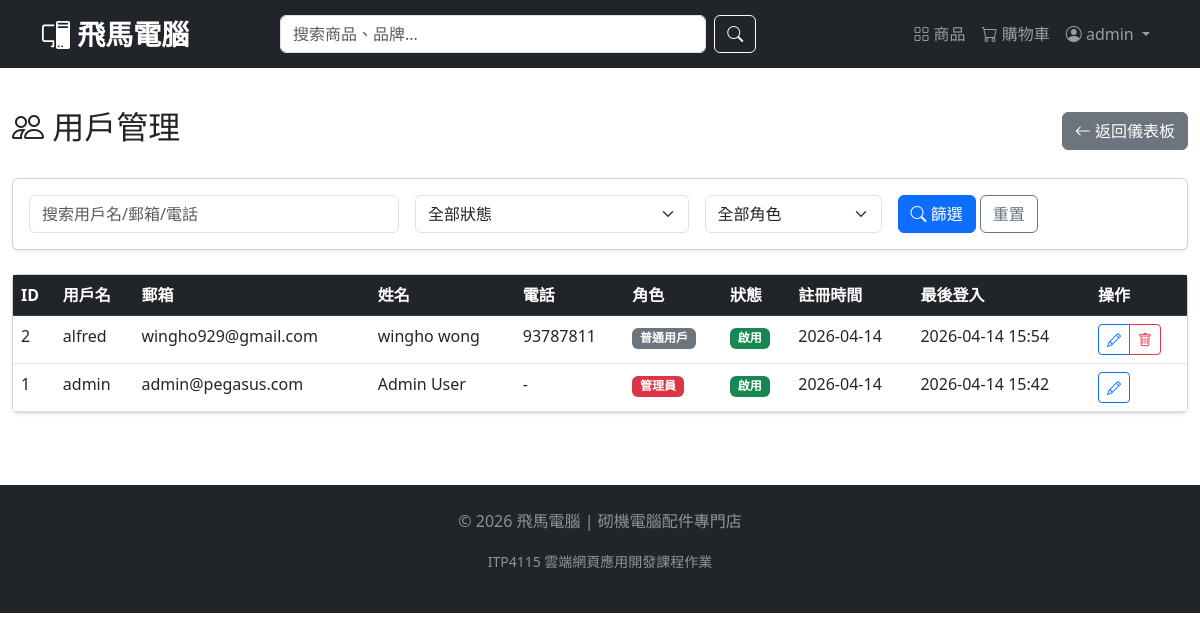
/admin/users (signed in), run on an earlier commit of the app's database.
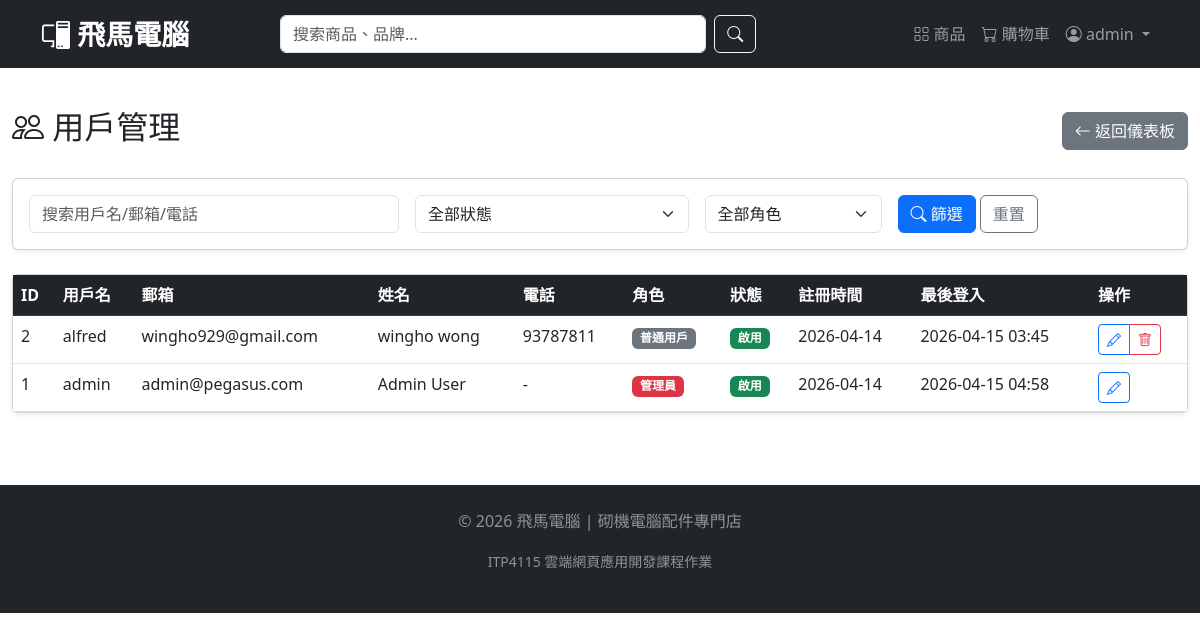
And on a later commit of the database.
### models.py (models this page shows, shortened)
class User(db.Model, UserMixin):
    __tablename__ = 'users'
    id = db.Column(db.Integer, primary_key=True)
    username = db.Column(db.String(80), unique=True, nullable=False)
    email = db.Column(db.String(120), unique=True, nullable=False)
    password_hash = db.Column(db.String(128), nullable=False)
    first_name = db.Column(db.String(50))
    last_name = db.Column(db.String(50))
    phone = db.Column(db.String(20))
    address = db.Column(db.String(200))
    is_admin = db.Column(db.Boolean, default=False)
    created_at = db.Column(db.DateTime, default=datetime.utcnow)
    last_login = db.Column(db.DateTime)
    login_count = db.Column(db.Integer, default=0)
    is_active = db.Column(db.Boolean, default=True)
    orders = db.relationship('Order', backref='user', lazy=True, cascade='all, delete-orphan')
    reviews = db.relationship('Review', backref='user', lazy=True, cascade='all, delete-orphan')

### admin.py (the view)
    def wrapper(*args, **kwargs):
        if not current_user.is_authenticated or not current_user.is_admin:
            flash('需要管理员权限', 'danger')
            return redirect(url_for('index'))
        return func(*args, **kwargs)

### admin.py (called while the page is built)
def admin_required(func):
    def wrapper(*args, **kwargs):
        if not current_user.is_authenticated or not current_user.is_admin:
            flash('需要管理员权限', 'danger')
            return redirect(url_for('index'))
        return func(*args, **kwargs)
    wrapper.__name__ = func.__name__
    return wrapper

### app.py (called while the page is built)
@login_manager.user_loader
def load_user(user_id):
    return User.query.get(int(user_id))

### templates/admin/users.html (shortened to what the changed rows need)
{% extends "base.html" %}
{% block content %}
<div class="container-fluid py-4">
    <div class="row">
        <div class="col-12">
            <div class="d-flex justify-content-between align-items-center mb-4">
                <h2><i class="bi bi-people"></i> 用戶管理</h2>
            </div>
            <div class="card shadow-sm">
                <div class="card-body p-0">
                    <div class="table-responsive">
                        <table class="table table-hover mb-0">
                            <thead class="table-dark">
                                <tr>
                                    <th>ID</th>
                                    <th>用戶名</th>
                                    <th>郵箱</th>
                                    <th>姓名</th>
                                    <th>電話</th>
                                    <th>角色</th>
                                    <th>狀態</th>
                                    <th>註冊時間</th>
                                    <th>最後登入</th>
                                    <th>操作</th>
                                </tr>
                            </thead>
                            <tbody>
                                {% for user in users %}
                                <tr>
                                    <td>{{ user.id }}</td>
                                    <td>{{ user.username }}</td>
                                    <td>{{ user.email }}</td>
                                    <td>{{ user.first_name }} {{ user.last_name }}</td>
                                    <td>{{ user.phone or '-' }}</td>
                                    <td>
                                        {% if user.is_admin %}
                                            <span class="badge bg-danger">管理員</span>
                                        {% else %}
                                            <span class="badge bg-secondary">普通用戶</span>
                                        {% endif %}
                                    </td>
                                    <td>
                                        {% if user.is_active %}
                                            <span class="badge bg-success">啟用</span>
                                        {% else %}
                                            <span class="badge bg-danger">禁用</span>
                                        {% endif %}
                                    </td>
                                    <td>{{ user.created_at.strftime('%Y-%m-%d') if user.created_at else '-' }}</td>
                                    <td>{{ user.last_login.strftime('%Y-%m-%d %H:%M') if user.last_login else '-' }}</td>
                                    <td>
                                        <div class="btn-group btn-group-sm">
                                            <button type="button" class="btn btn-outline-primary" data-bs-toggle="modal" data-bs-target="#editUserModal"
                                                    data-id="{{ user.id }}" data-username="{{ user.username }}" data-email="{{ user.email }}"
                                                    data-first_name="{{ user.first_name }}" data-last_name="{{ user.last_name }}"
                                                    data-phone="{{ user.phone }}" data-address="{{ user.address }}"
                                                    data-is_admin="{{ user.is_admin }}" data-is_active="{{ user.is_active }}">
                                                <i class="bi bi-pencil"></i>
                                            </button>
                                            {% if user.id != current_user.id %}
                                            <button type="button" class="btn btn-outline-danger" onclick="deleteUser({{ user.id }})">
                                                <i class="bi bi-trash"></i>
                                            </button>
                                            {% endif %}
                                        </div>
                                    </td>
                                </tr>
                                {% endfor %}
                            </tbody>
                        </table>
                    </div>
                </div>
            </div>
        </div>
    </div>
</div>
{% endblock %}

### templates/base.html (shortened to what this page needs)
<!DOCTYPE html>
<html lang="zh-HK">
<head>
    <link href="https://cdn.jsdelivr.net/npm/bootstrap@5.3.0-alpha1/dist/css/bootstrap.min.css" rel="stylesheet">
    <link rel="stylesheet" href="https://cdn.jsdelivr.net/npm/bootstrap-icons@1.11.0/font/bootstrap-icons.css">
    <link href="{{ url_for('static', filename='css/style.css') }}" rel="stylesheet">
</head>
<body>
    <nav class="navbar navbar-expand-lg navbar-dark bg-dark sticky-top">
        <div class="container">
            <a class="navbar-brand fw-bold fs-3" href="{{ url_for('index') }}">
                <i class="bi bi-pc-display"></i> 飛馬電腦
            </a>
            <div class="collapse navbar-collapse" id="navbarMain">
                <form class="d-flex mx-auto w-50" action="{{ url_for('products') }}" method="get">
                    <input class="form-control me-2" type="search" name="search" placeholder="搜索商品、品牌..." aria-label="Search">
                    <button class="btn btn-outline-light" type="submit"><i class="bi bi-search"></i></button>
                </form>
                <ul class="navbar-nav ms-auto">
                    <li class="nav-item"><a class="nav-link" href="{{ url_for('products') }}"><i class="bi bi-grid"></i> 商品</a></li>
                    <li class="nav-item"><a class="nav-link position-relative" href="{{ url_for('cart') }}">
                        <i class="bi bi-cart"></i> 購物車
                    </a></li>
                    {% if current_user.is_authenticated %}
                        <li class="nav-item dropdown">
                            <a class="nav-link dropdown-toggle" href="#" data-bs-toggle="dropdown">
                                <i class="bi bi-person-circle"></i> {{ current_user.username }}
                            </a>
                        </li>
                    {% else %}
                        <li class="nav-item"><a class="nav-link" href="{{ url_for('login') }}"><i class="bi bi-box-arrow-in-right"></i> 登入</a></li>
                        <li class="nav-item"><a class="nav-link" href="{{ url_for('register') }}"><i class="bi bi-person-plus"></i> 註冊</a></li>
                    {% endif %}
                </ul>
            </div>
        </div>
    </nav>
    {% block content %}{% endblock %}
    <footer class="bg-dark text-white-50 mt-5 py-4">
        <div class="container text-center">
            <p>&copy; 2026 飛馬電腦 | 砌機電腦配件專門店</p>
            <p><small>ITP4115 雲端網頁應用開發課程作業</small></p>
        </div>
    </footer>
</body>
</html>

What changed in the data, as far as the page shows it:
changed User "admin": last_login "2026-04-14 15:42" → "2026-04-15 04:58"
changed User "alfred": last_login "2026-04-14 15:54" → "2026-04-15 03:45"
